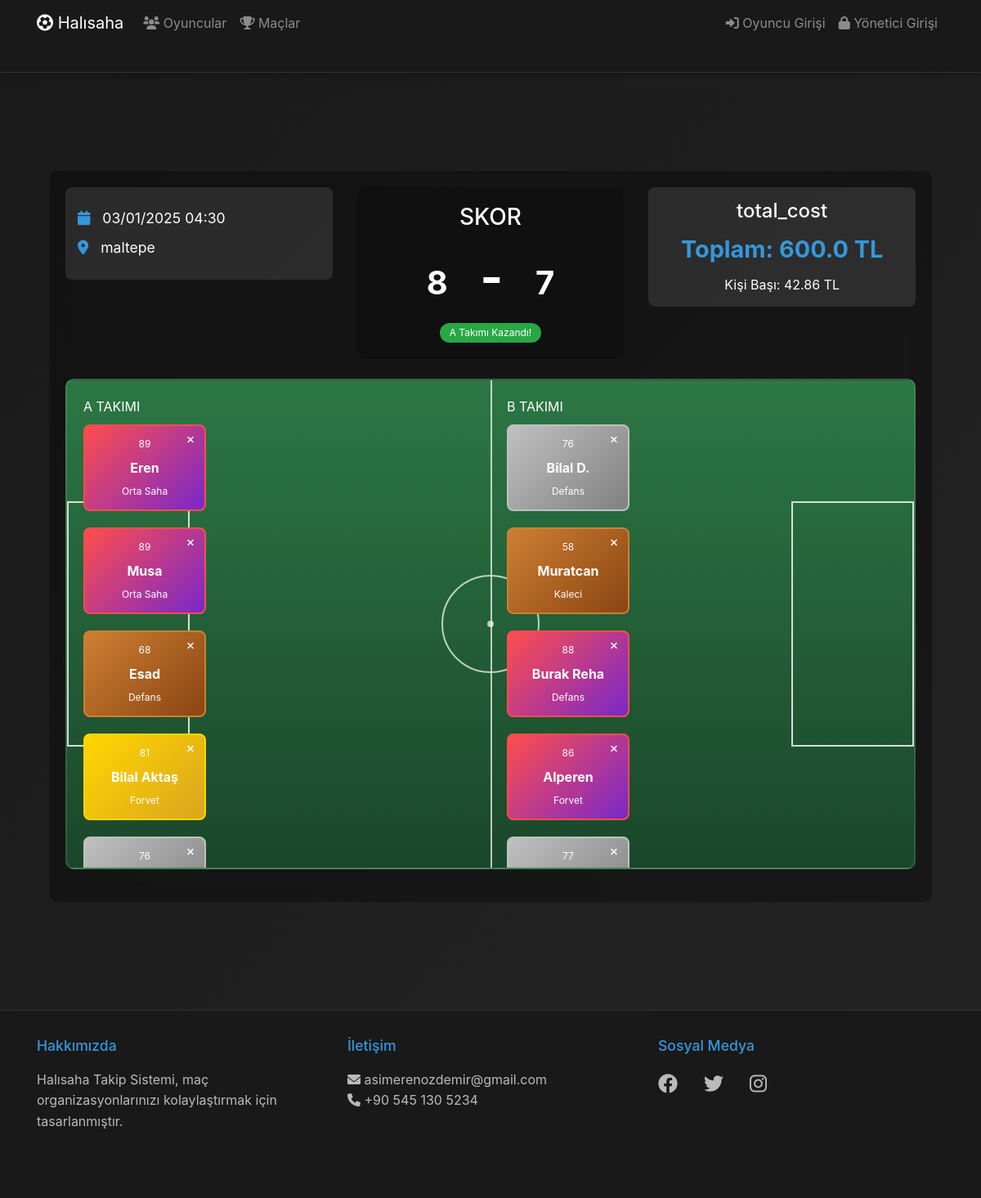
Page /matches/1 on the committed database.
### models.py (models this page shows, shortened)
class Match(db.Model):
    id = db.Column(db.Integer, primary_key=True)
    date = db.Column(db.DateTime, nullable=False)
    location = db.Column(db.String(100), nullable=False)
    total_cost = db.Column(db.Float, nullable=False)
    score_team_a = db.Column(db.Integer)
    score_team_b = db.Column(db.Integer)
    match_players = db.relationship(
        'MatchPlayer',
        cascade='all, delete-orphan',
        lazy=True,
        backref=db.backref('match', lazy=True)
    )
    players = db.relationship(
        'Player',
        secondary='match_player',
        backref=db.backref('matches', lazy=True)
    )

class MatchPlayer(db.Model):
    __tablename__ = 'match_player'
    id = db.Column(db.Integer, primary_key=True)
    match_id = db.Column(db.Integer, db.ForeignKey('match.id'))
    player_id = db.Column(db.Integer, db.ForeignKey('player.id'))
    team = db.Column(db.String(1))  # 'A' veya 'B'
    has_paid = db.Column(db.Boolean, default=False)
    payment_amount = db.Column(db.Float)
    player = db.relationship('Player', backref=db.backref('match_players', lazy=True))

class Player(db.Model):
    id = db.Column(db.Integer, primary_key=True)
    name = db.Column(db.String(100), nullable=False)
    tc_no = db.Column(db.String(11), unique=True, nullable=True)
    position = db.Column(db.String(50))
    pace = db.Column(db.Integer, default=70)
    shooting = db.Column(db.Integer, default=70)
    passing = db.Column(db.Integer, default=70)
    dribbling = db.Column(db.Integer, default=70)
    defending = db.Column(db.Integer, default=70)
    physical = db.Column(db.Integer, default=70)
    is_active = db.Column(db.Boolean, default=True)
    comments_received = db.relationship('PlayerComment',
                                      foreign_keys='PlayerComment.player_id',
                                      backref='player', lazy='dynamic')
    comments_made = db.relationship('PlayerComment',
                                  foreign_keys='PlayerComment.commenter_id',
                                  backref='commenter', lazy='dynamic')
    likes_received = db.relationship('PlayerLike',
                                   foreign_keys='PlayerLike.player_id',
                                   backref='player', lazy='dynamic')
    likes_given = db.relationship('PlayerLike',
                                foreign_keys='PlayerLike.liker_id',
                                backref='liker', lazy='dynamic')
    @property
    def overall(self):
        weights = {
            'Kaleci': {'pace': 0.1, 'shooting': 0, 'passing': 0.2, 'dribbling': 0.1, 'defending': 0.4, 'physical': 0.2},
            'Defans': {'pace': 0.2, 'shooting': 0.1, 'passing': 0.2, 'dribbling': 0.1, 'defending': 0.3, 'physical': 0.1},
            'Orta Saha': {'pace': 0.15, 'shooting': 0.2, 'passing': 0.25, 'dribbling': 0.2, 'defending': 0.1, 'physical': 0.1},
            'Forvet': {'pace': 0.2, 'shooting': 0.3, 'passing': 0.15, 'dribbling': 0.2, 'defending': 0.05, 'physical': 0.1}
        }
        w = weights.get(self.position, weights['Orta Saha'])
        return int(
            self.pace * w['pace'] +
            self.shooting * w['shooting'] +
            self.passing * w['passing'] +
            self.dribbling * w['dribbling'] +
            self.defending * w['defending'] +
            self.physical * w['physical']
        )

### app.py (the view)
@app.route('/matches/<int:id>')
def match_detail(id):
    match = Match.query.get_or_404(id)
    is_admin = False
    token = request.cookies.get('jwt_token') or request.headers.get('Authorization', '').replace('Bearer ', '')
    if token:
        try:
            jwt.decode(token, app.config['SECRET_KEY'], algorithms=["HS256"])
            is_admin = True
        except:
            is_admin = False
    return render_template('match_detail.html',
                         match=match,
                         is_admin=is_admin,  # Template'e admin durumunu gönder
                         now=datetime.now())

### templates/match_detail.html (shortened to what this page needs)
{% extends "base.html" %}
{% block content %}
<div class="container">
    <div class="match-detail-card">
        <div class="row g-3">
            <div class="col-12 col-md-4">
                <div class="info-card">
                    {% if is_admin %}
                    <div class="form-group">
                        <label><i class="fas fa-calendar"></i> Tarih</label>
                        <input type="datetime-local" class="form-control" id="match_date"
                               value="{{ match.date.strftime('%Y-%m-%dT%H:%M') }}">
                    </div>
                    <div class="form-group mt-2">
                        <label><i class="fas fa-map-marker-alt"></i> Konum</label>
                        <input type="text" class="form-control" id="match_location"
                               value="{{ match.location }}">
                    </div>
                    {% else %}
                    <div class="info-item">
                        <i class="fas fa-calendar"></i>
                        <span>{{ match.date.strftime('%d/%m/%Y %H:%M') }}</span>
                    </div>
                    <div class="info-item">
                        <i class="fas fa-map-marker-alt"></i>
                        <span>{{ match.location }}</span>
                    </div>
                    {% endif %}
                </div>
            </div>
            <div class="col-12 col-md-4">
                <div class="score-display text-center">
                    <h3>SKOR</h3>
                    {% if is_admin %}
                    <div class="score-input-group">
                        <input type="number" class="form-control score-input" id="score_team_a"
                               value="{{ match.score_team_a if match.score_team_a != None }}" min="0">
                        <span class="score-divider">-</span>
                        <input type="number" class="form-control score-input" id="score_team_b"
                               value="{{ match.score_team_b if match.score_team_b != None }}" min="0">
                        <button class="btn btn-sm btn-success ms-2" onclick="updateScore({{ match.id }})">
                            <i class="fas fa-save"></i>
                        </button>
                    </div>
                    {% else %}
                    <div class="score-numbers">
                        <span class="team-score">{{ match.score_team_a if match.score_team_a != None else '-' }}</span>
                        <span class="score-divider">-</span>
                        <span class="team-score">{{ match.score_team_b if match.score_team_b != None else '-' }}</span>
                    </div>
                    {% endif %}
                    {% if match.score_team_a is not none and match.score_team_b is not none %}
                        <div class="winner-badge mt-2">
                            {% if match.score_team_a > match.score_team_b %}
                                <div class="badge bg-success">A Takımı Kazandı!</div>
                            {% elif match.score_team_b > match.score_team_a %}
                                <div class="badge bg-success">B Takımı Kazandı!</div>
                            {% else %}
                                <div class="badge bg-warning">Berabere!</div>
                            {% endif %}
                        </div>
                    {% endif %}
                </div>
            </div>
            <div class="col-12 col-md-4">
                <div class="cost-display text-center">
                    <h4>{{ translate('total_cost') }}</h4>
                    <div class="cost-amount">{{ translate('total_amount', amount=match.total_cost) }}</div>
                    <div class="per-person-cost">
                        {{ translate('per_person_cost', amount="%.2f"|format(match.total_cost / match.match_players|length if match.match_players else 0)) }}
                    </div>
                </div>
            </div>
        </div>
        <div class="football-field-container mt-4">
            <div class="football-field">
                <div class="field-divider"></div>
                <div class="goal-left"></div>
                <div class="goal-right"></div>
                <div class="center-circle"></div>
                <div class="penalty-area-left"></div>
                <div class="penalty-area-right"></div>
                <div class="team-area team-a-area">
                    <div class="team-label">A TAKIMI</div>
                    {% for mp in match.match_players if mp.team == 'A' %}
                    <div class="player-card-field {{ get_player_card_class(mp.player.overall) }}">
                        <div class="player-info">
                            <span class="player-ovr badge">{{ mp.player.overall }}</span>
                            <span class="player-name">{{ mp.player.name }}</span>
                            <span class="player-position badge">{{ mp.player.position }}</span>
                        </div>
                        {% if is_admin %}
                        <div class="payment-toggle">
                            <button type="button"
                                    class="btn btn-sm {{ 'btn-success' if mp.has_paid else 'btn-danger' }}"
                                    onclick="togglePaymentStatus({{ mp.player.id }}, {{ match.id }})">
                                <i class="fas fa-{{ 'check' if mp.has_paid else 'times' }}"></i>
                            </button>
                        </div>
                        {% else %}
                        <div class="payment-status {{ 'paid' if mp.has_paid else 'unpaid' }}">
                            <i class="fas fa-{{ 'check' if mp.has_paid else 'times' }}"></i>
                        </div>
                        {% endif %}
                    </div>
                    {% endfor %}
                </div>
                <div class="team-area team-b-area">
                    <div class="team-label">B TAKIMI</div>
                    {% for mp in match.match_players if mp.team == 'B' %}
                    <div class="player-card-field {{ get_player_card_class(mp.player.overall) }}">
                        <div class="player-info">
                            <span class="player-ovr badge">{{ mp.player.overall }}</span>
                            <span class="player-name">{{ mp.player.name }}</span>
                            <span class="player-position badge">{{ mp.player.position }}</span>
                        </div>
                        {% if is_admin %}
                        <div class="payment-toggle">
                            <button type="button"
                                    class="btn btn-sm {{ 'btn-success' if mp.has_paid else 'btn-danger' }}"
                                    onclick="togglePaymentStatus({{ mp.player.id }}, {{ match.id }})">
                                <i class="fas fa-{{ 'check' if mp.has_paid else 'times' }}"></i>
                            </button>
                        </div>
                        {% else %}
                        <div class="payment-status {{ 'paid' if mp.has_paid else 'unpaid' }}">
                            <i class="fas fa-{{ 'check' if mp.has_paid else 'times' }}"></i>
                        </div>
                        {% endif %}
                    </div>
                    {% endfor %}
                </div>
            </div>
        </div>
    </div>
</div>
{% endblock %}

### templates/base.html (shortened to what this page needs)
<!DOCTYPE html>
<html lang="{{ session.get('lang', 'tr') }}">
<head>
    <link rel="stylesheet" href="https://stackpath.bootstrapcdn.com/bootstrap/4.5.2/css/bootstrap.min.css">
    <link rel="stylesheet" href="https://cdnjs.cloudflare.com/ajax/libs/font-awesome/6.0.0/css/all.min.css">
    <link rel="stylesheet" href="https://cdn.jsdelivr.net/npm/select2@4.1.0-rc.0/dist/css/select2.min.css">
    <link rel="stylesheet" href="{{ url_for('static', filename='css/style.css') }}">
    <link rel="stylesheet" href="https://cdn.jsdelivr.net/npm/sweetalert2@11/dist/sweetalert2.min.css">
    <link rel="stylesheet" href="https://cdnjs.cloudflare.com/ajax/libs/flag-icon-css/3.5.0/css/flag-icon.min.css">
    <link rel="stylesheet" href="https://cdn.jsdelivr.net/npm/flatpickr/dist/flatpickr.min.css">
    <link rel="stylesheet" href="https://cdn.jsdelivr.net/npm/flatpickr/dist/themes/dark.css">
</head>
<body>
    <nav class="navbar navbar-expand-lg navbar-dark bg-dark">
        <div class="container">
            <a class="navbar-brand" href="{{ url_for('index') }}">
                <i class="fas fa-futbol"></i> Halısaha
            </a>
            <div class="collapse navbar-collapse" id="navbarNav">
                <ul class="navbar-nav mr-auto">
                    <li class="nav-item">
                        <a class="nav-link" href="{{ url_for('players') }}">
                            <i class="fas fa-users"></i> {{ translate('players') }}
                        </a>
                    </li>
                    <li class="nav-item">
                        <a class="nav-link" href="{{ url_for('matches') }}">
                            <i class="fas fa-trophy"></i> {{ translate('matches') }}
                        </a>
                    </li>
                </ul>
                <ul class="navbar-nav ml-auto">
                    {% if session.get('player_id') %}
                        <li class="nav-item dropdown">
                            <a class="nav-link dropdown-toggle" href="#" id="playerDropdown" role="button"
                               data-toggle="dropdown" aria-haspopup="true" aria-expanded="false">
                                <i class="fas fa-user"></i> {{ translate('my_profile') }}
                            </a>
                            <div class="dropdown-menu dropdown-menu-right" aria-labelledby="playerDropdown">
                                <a class="dropdown-item" href="{{ url_for('player_profile', id=session.get('player_id')) }}">
                                    <i class="fas fa-id-card"></i> {{ translate('profile') }}
                                </a>
                                <div class="dropdown-divider"></div>
                                <a class="dropdown-item" href="{{ url_for('player_logout') }}">
                                    <i class="fas fa-sign-out-alt"></i> {{ translate('logout') }}
                                </a>
                            </div>
                        </li>
                    {% else %}
                        <li class="nav-item">
                            <a class="nav-link" href="{{ url_for('player_login') }}">
                                <i class="fas fa-sign-in-alt"></i> {{ translate('player_login') }}
                            </a>
                        </li>
                    {% endif %}
                    <li class="nav-item">
                        <a class="nav-link admin-login-btn" href="#" onclick="showLoginModal()">
                            <i class="fas fa-lock"></i> {{ translate('admin_login') }}
                        </a>
                    </li>
                </ul>
            </div>
        </div>
    </nav>
    <div class="container mt-4">
        {% block content %}{% endblock %}
    </div>
    <footer class="footer mt-5">
        <div class="container">
            <div class="row">
                <div class="col-md-4">
                    <h5>{{ translate('about') }}</h5>
                    <p>Halısaha Takip Sistemi, maç organizasyonlarınızı kolaylaştırmak için tasarlanmıştır.</p>
                </div>
                <div class="col-md-4">
                    <h5>{{ translate('contact') }}</h5>
                    <p>
                        <i class="fas fa-envelope"></i> asimerenozdemir@gmail.com<br>
                        <i class="fas fa-phone"></i> +90 545 130 5234
                    </p>
                </div>
                <div class="col-md-4">
                    <h5>{{ translate('social_media') }}</h5>
                    <div class="social-links">
                        <a href="#"><i class="fab fa-facebook"></i></a>
                        <a href="#"><i class="fab fa-twitter"></i></a>
                        <a href="#"><i class="fab fa-instagram"></i></a>
                    </div>
                </div>
            </div>
        </div>
    </footer>
</body>
</html>

### rows in the picture
Match: date "03/01/2025 04:30", location "maltepe", score_team_a "8", score_team_b "7"
MatchPlayer: player.overall "89", player.name "Eren", player.position "Orta Saha", has_paid False (drawn)
MatchPlayer: player.overall "89", player.name "Musa", player.position "Orta Saha", has_paid False (drawn)
MatchPlayer: player.overall "68", player.name "Esad", player.position "Defans", has_paid False (drawn)
MatchPlayer: player.overall "81", player.name "Bilal Aktaş", player.position "Forvet", has_paid False (drawn)
MatchPlayer: player.overall "76", has_paid False (drawn)
MatchPlayer: player.overall "76", player.name "Bilal D.", player.position "Defans", has_paid False (drawn)
MatchPlayer: player.overall "58", player.name "Muratcan", player.position "Kaleci", has_paid False (drawn)
MatchPlayer: player.overall "88", player.name "Burak Reha", player.position "Defans", has_paid False (drawn)
MatchPlayer: player.overall "86", player.name "Alperen", player.position "Forvet", has_paid False (drawn)
MatchPlayer: player.overall "77", has_paid False (drawn)

### other values in the picture
{{ translate('players') }} "Oyuncular"
{{ translate('matches') }} "Maçlar"
{{ translate('player_login') }} "Oyuncu Girişi"
{{ translate('admin_login') }} "Yönetici Girişi"
{{ translate('total_cost') }} "total_cost"
{{ translate('about') }} "Hakkımızda"
{{ translate('contact') }} "İletişim"
{{ translate('social_media') }} "Sosyal Medya"
